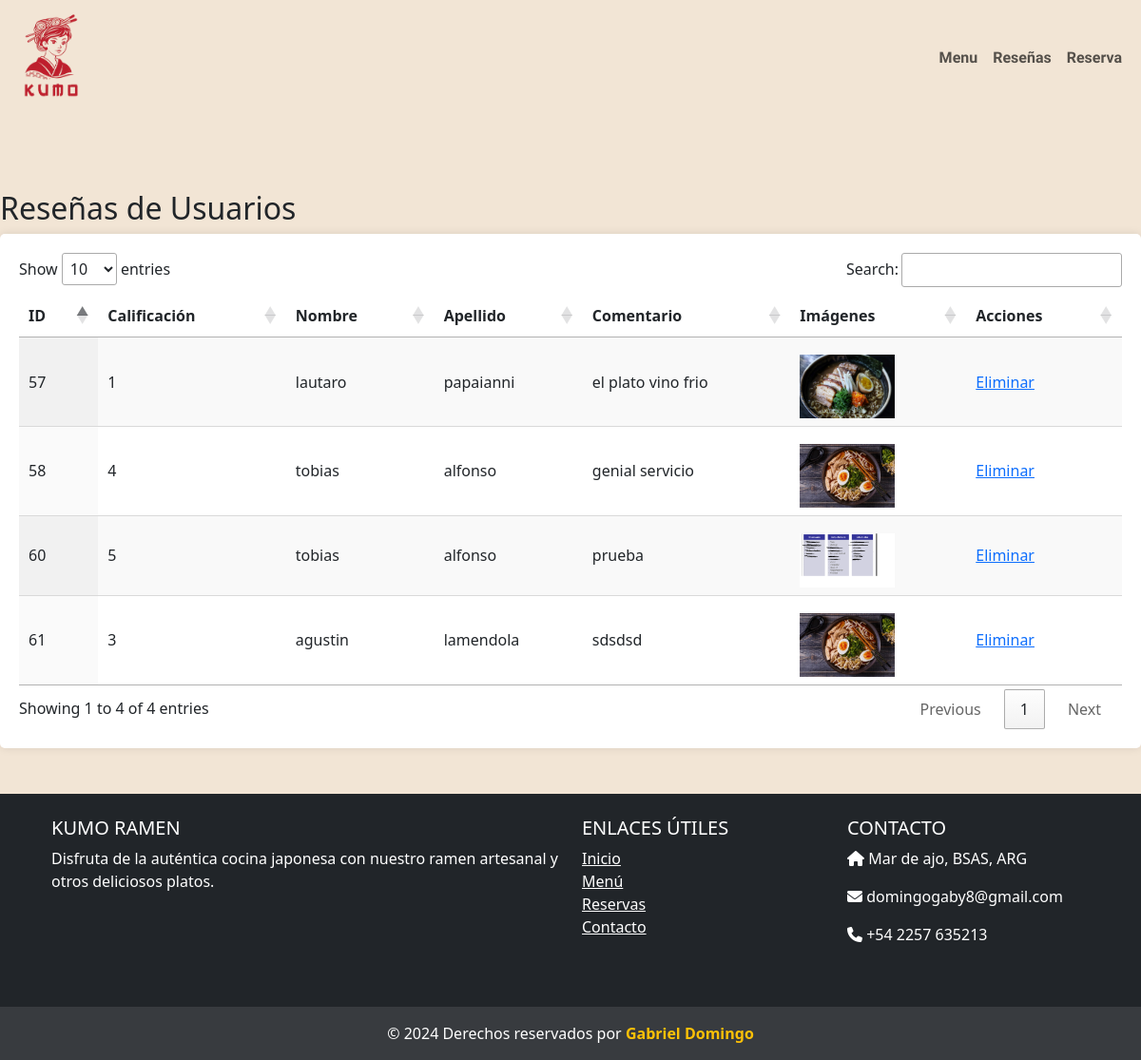
Before: /website/admin_resenias.php (signed in) with the older database file.
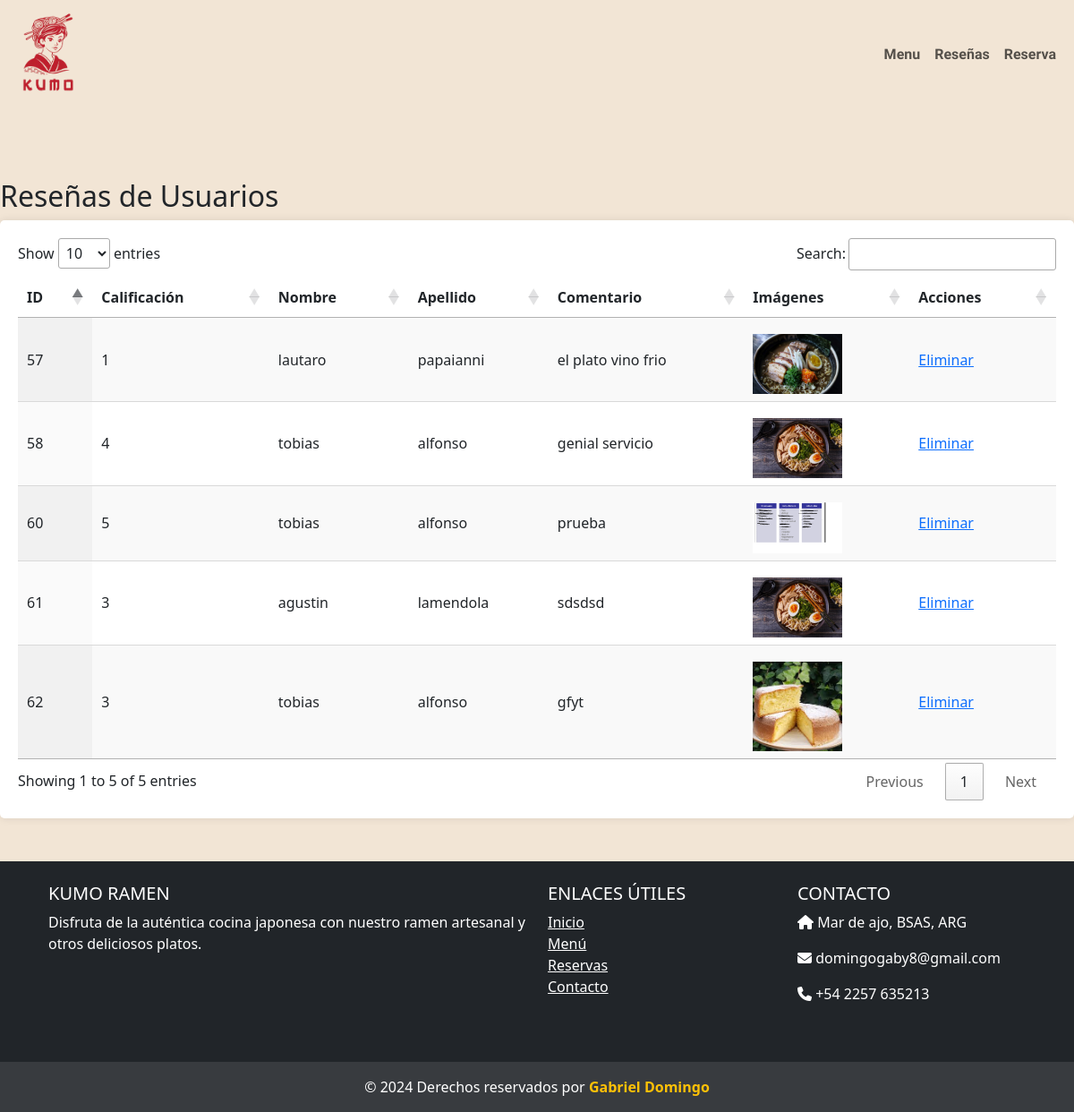
After: the same page with the newer database file.
### tables this page shows
CREATE TABLE `resenias` (
  `id_resenia` int(60) NOT NULL,
  `calificacion` int(60) NOT NULL,
  `comentario` text NOT NULL,
  `imagen` varchar(255) NOT NULL,
  `id_cliente` int(60) NOT NULL
);

CREATE TABLE `clientes` (
  `id_cliente` int(10) NOT NULL,
  `nombre` varchar(50) NOT NULL,
  `apellido` varchar(50) NOT NULL,
  `celular` int(30) NOT NULL,
  `mail` varchar(60) NOT NULL,
  `usuario` varchar(50) NOT NULL,
  `contrasenia` varchar(50) NOT NULL,
  `tipo_usuario` int(10) NOT NULL
);

### website/admin_resenias.php (the view, shortened to what this page needs)
<?php include "header.php" ?>
<?php include "conexion.php" ?>
<?php
$query = "SELECT r.*, c.nombre, c.apellido FROM resenias r JOIN clientes c ON r.id_cliente = c.id_cliente ORDER BY r.id_resenia DESC";
$result = mysqli_query($conexion, $query);
?>
<h2>Reseñas de Usuarios</h2>
<div style="background-color: white; padding: 20px; border-radius: 5px; box-shadow: 0 0 10px rgba(0,0,0,0.1);">
    <table id="reseniasTable" class="display" style="width:100%">
        <thead>
            <tr>
                <th>ID</th>
                <th>Calificación</th>
                <th>Nombre</th>
                <th>Apellido</th>
                <th>Comentario</th>
                <th>Imágenes</th>
                <th>Acciones</th>
            </tr>
        </thead>
        <tbody>
            <?php
            if (mysqli_num_rows($result) > 0) {
                while ($row = mysqli_fetch_assoc($result)) {
                    echo "<tr>
                            <td>" . htmlspecialchars($row['id_resenia']) . "</td>
                            <td>" . htmlspecialchars($row['calificacion']) . "</td>
                            <td>" . htmlspecialchars($row['nombre']) . "</td>
                            <td>" . htmlspecialchars($row['apellido']) . "</td>
                            <td>" . htmlspecialchars($row['comentario']) . "</td>
                            <td>";
                    $imagenes = explode(',', $row['imagen']);
                    foreach ($imagenes as $imagen) {
                        echo "<img src='" . htmlspecialchars($imagen) . "' class='card-img' alt='Imagen de reseña' style='width: 100px; height: auto;'>";
                    }
                    echo "</td>
                            <td>
                                <a href='#' class='delete-button' data-id='" . htmlspecialchars($row['id_resenia']) . "'>Eliminar</a>
                            </td>
                        </tr>";
                }
            } else {
                echo "<tr><td colspan='7'>No hay reseñas disponibles.</td></tr>";
            }
            ?>
        </tbody>
    </table>
</div>
<link rel="stylesheet" type="text/css" href="https://cdn.datatables.net/1.11.5/css/jquery.dataTables.css">
<link rel="stylesheet" href="https://cdn.jsdelivr.net/npm/sweetalert2@11/dist/sweetalert2 .min.css">
<?php include "footer.php" ?>

### website/header.php (shortened to what this page needs)
<!DOCTYPE html>
<html lang="es">
<head>
    <link rel="stylesheet" href="https://cdnjs.cloudflare.com/ajax/libs/dropzone/5.9.2/dropzone.min.css">
    <link rel="stylesheet" href="estilos\style.css">
    <link rel="stylesheet" href="https://cdnjs.cloudflare.com/ajax/libs/font-awesome/6.2.0/css/all.min.css" />
    <link rel="stylesheet" href="estilos\style_login.css">
    <link rel="stylesheet" href="https://cdn.datatables.net/1.11.5/css/jquery.dataTables.min.css">
    <link rel="stylesheet" href="https://cdnjs.cloudflare.com/ajax/libs/font-awesome/6.2.0/css/all.min.css">
    <link rel="stylesheet" href="https://cdnjs.cloudflare.com/ajax/libs/font-awesome/6.2.0/css/all.min.css" />
    <link href="https://cdn.jsdelivr.net/npm/bootstrap@5.0.2/dist/css/bootstrap.min.css" rel="stylesheet">
    <link href="https://cdn.jsdelivr.net/npm/bootstrap@5.3.3/dist/css/bootstrap.min.css" rel="stylesheet"
>
</head>
<body class="entero">
    <header class="fixed-top">
        <nav class="encabezado navbar navbar-expand-sm justify-content-between fixed-top">
            <div class="container-fluid">
                <a href="index.php"><img src="img\logo\kumo-men.png" alt="isologotipo de la marca"></a>
                <ul class="navbar-nav ">
                    <li class="nav-item"><a class="nav-link" href="#">Menu</a>
                    <li>
                    <li class="nav-item"><a class="nav-link" href="resenias.php">Reseñas</a>
                    <li>
                    <li class="nav-item"><a class="nav-link" href="reservas.php">Reserva</a>
                </ul>
            </div>
        </nav>
    </header>
    <div class="content-wrapper">

### website/footer.php (shortened to what this page needs)
<footer class="bg-dark text-white text-center text-lg-start mt-5">
    <div class="container p-4">
        <div class="row">
            <div class="col-lg-6 col-md-12 mb-4">
                <h5 class="text-uppercase">Kumo Ramen</h5>
                <p>
                    Disfruta de la auténtica cocina japonesa con nuestro ramen artesanal y otros deliciosos platos.
                </p>
            </div>
            <div class="col-lg-3 col-md-6 mb-4">
                <h5 class="text-uppercase">Enlaces útiles</h5>
                <ul class="list-unstyled">
                    <li><a href="#" class="text-white">Inicio</a></li>
                    <li><a href="#" class="text-white">Menú</a></li>
                    <li><a href="#" class="text-white">Reservas</a></li>
                    <li><a href="#" class="text-white">Contacto</a></li>
                </ul>
            </div>
            <div class="col-lg-3 col-md-6 mb-4">
                <h5 class="text-uppercase">Contacto</h5>
                <p>
                    <i class="fas fa-home"></i> Mar de ajo, BSAS, ARG
                </p>
                <p>
                    <i class="fas fa-envelope"></i> domingogaby8@gmail.com
                </p>
                <p>
                    <i class="fas fa-phone"></i> +54 2257 635213
                </p>
            </div>
        </div>
    </div>
    <div class="text-center p-3" style="background-color: rgba(255, 255, 255, 0.1);">
        © 2024 Derechos reservados por <strong class="text-warning">Gabriel Domingo</strong>
    </div>
</footer>
</div>
</body>
</html>

### website/estilos/style.css (style rules this page uses)
* { padding: 0%; margin: 0%; box-sizing: border-box; }
.entero { background-color: #F2E5D5; padding-top: 100px; background-size: cover; background-repeat: no-repeat; background-position: center; background-attachment: fixed; }
.encabezado { font-weight: 700; font-family: "Be Vietnam Pro", sans-serif; font-style: normal; background-color: #F2E5D5; }
.encabezado img { width: 80px; }
.encabezado .navbar-nav .nav-link { padding-bottom: 5px; }
p { margin-top: 1rem; margin-bottom: 0.5rem; }
a { color: #4CAF50; text-decoration: none; }
.fixed-top { position: fixed; top: 0; width: 100%; z-index: 1030; }
.content-wrapper { padding-top: 100px; min-height: 100vh; }
.card-img { max-width: 100%; height: auto; margin-top: 10px; }
@media (min-width: 901px) { h2 { font-size: 24px; } }

Changed rows visible on the page:
added resenias: id_resenia "62", calificacion "3", id_cliente.nombre "tobias", id_cliente.apellido "alfonso", comentario "gfyt", imagen (picture)
Other visible differences:
text written by a page script: "Show entries Search: Showing 1 to 4 of 4 entries Previous 1 Next" → "Show entries Search: Showing 1 to 5 of 5 entries Previous 1 Next"
